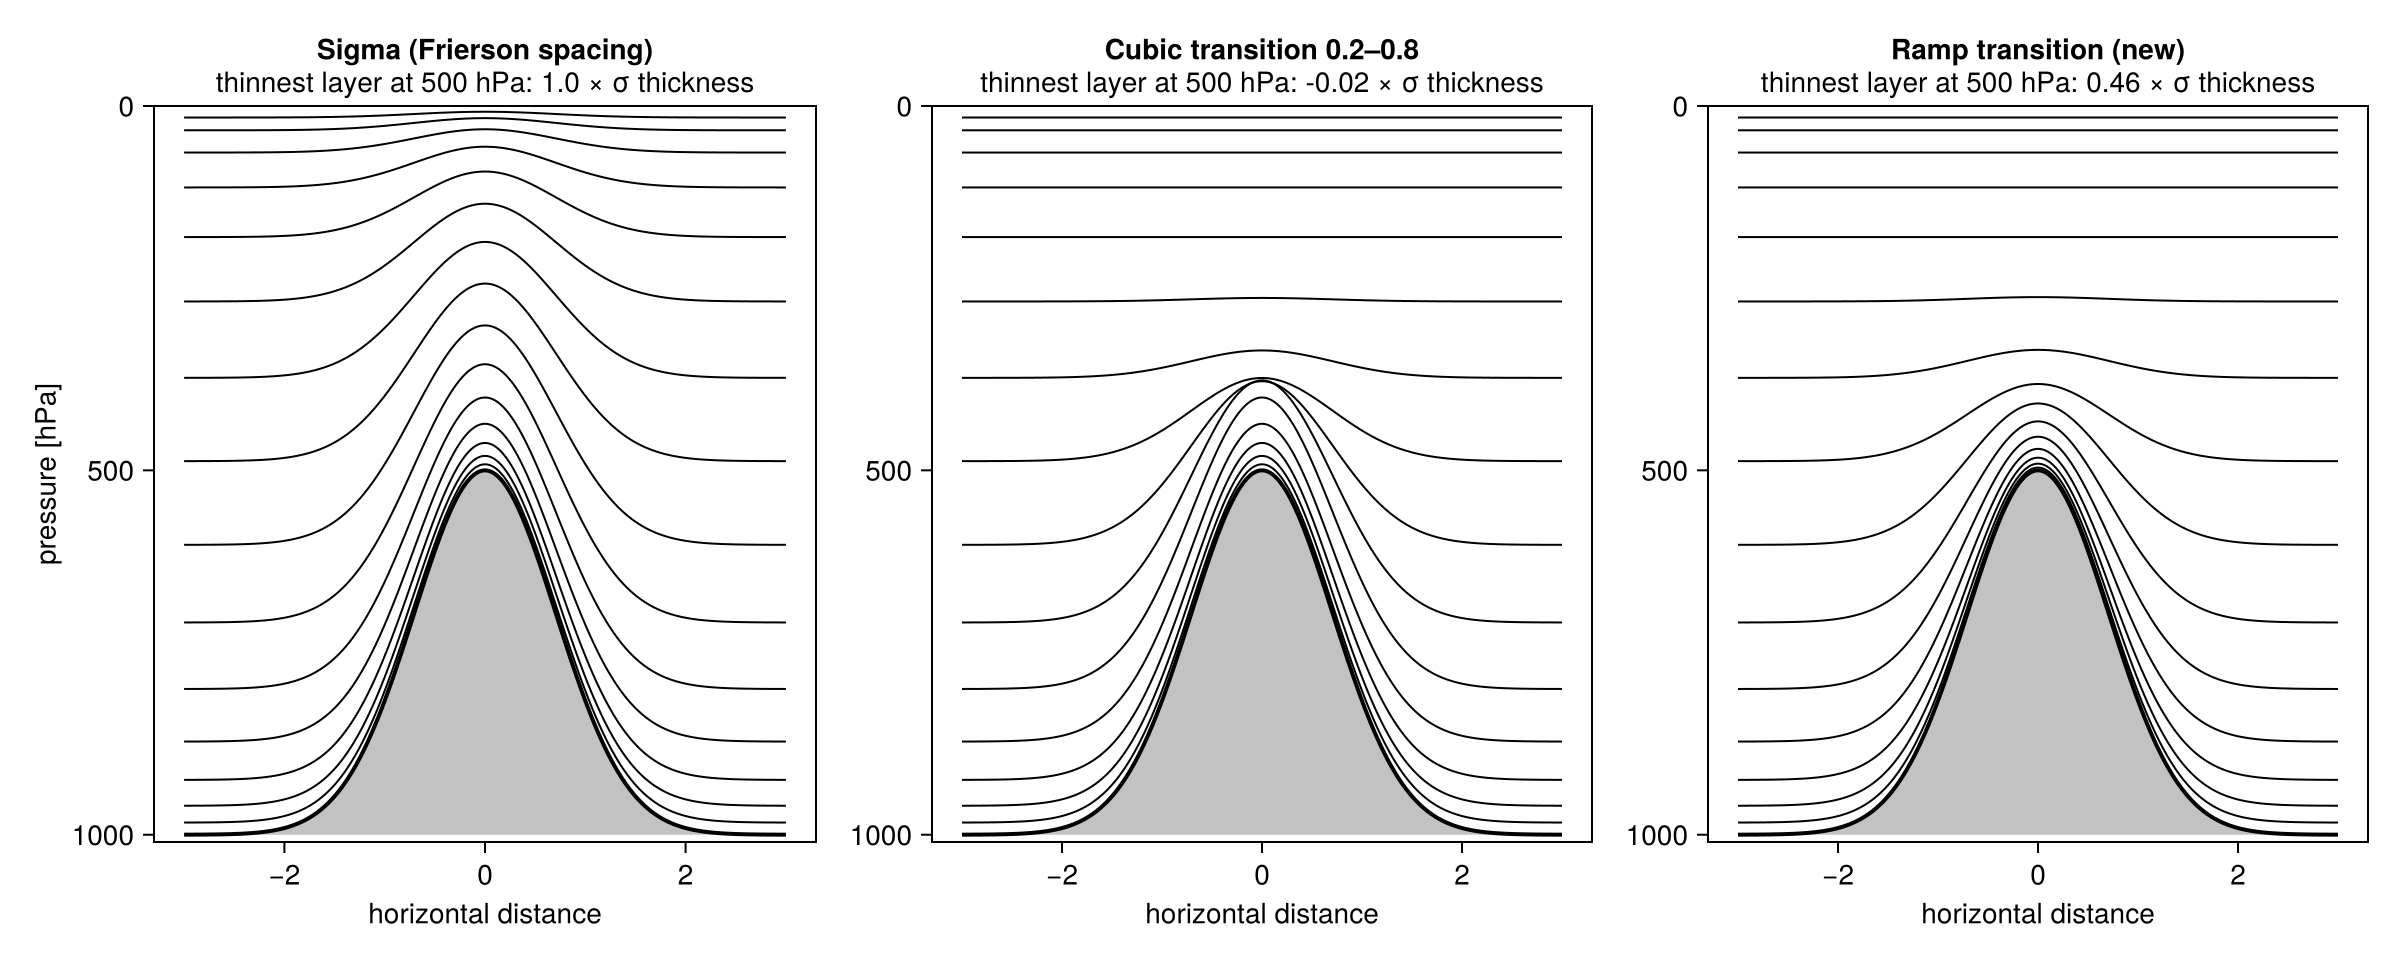

Write the Julia code that produced this figure.
using SpeedyWeather, CairoMakie
const SW = SpeedyWeather
nlayers = 16
sg = SpectralGrid(truncation = 31; nlayers)
σ_half = SW.sigma_half_spacing(nlayers, SW.frierson_profile)
coords = (
    "Sigma (Frierson spacing)" => SigmaCoordinates(sg, σ_half),
    "Cubic transition 0.2–0.8" => CubicSigmaPressureCoordinates(sg, σ_half; pressure_only_above = 0.2, σ_only_below = 0.8),
    "Ramp transition (new)" => RampSigmaPressureCoordinates(sg, σ_half),
)
x = range(-3, 3, 400)                           # horizontal distance [arbitrary]
pₛ = @. 1e5 - 5e4 * exp(-x^2)                   # Gaussian mountain, surface pressure down to 500 hPa

fig = Figure(size = (1200, 480), fontsize = 14)
for (i, (name, c)) in enumerate(coords)
    Δ(ps) = [SW.pressure_thickness(k, ps, c) for k in 1:nlayers]
    ratio = minimum(Δ(5e4) ./ (0.5 .* Δ(1e5)))
    ax = Axis(fig[1, i]; title = name, subtitle = "thinnest layer at 500 hPa: $(round(ratio, digits = 2)) × σ thickness",
        xlabel = "horizontal distance",
        ylabel = i == 1 ? "pressure [hPa]" : "", yreversed = true,
        xgridvisible = false, ygridvisible = false)
    i > 1 && hideydecorations!(ax; ticks = false, ticklabels = false)
    band!(ax, x, pₛ ./ 100, fill(1000, length(x)); color = (:gray60, 0.6))
    for k in 1:(nlayers + 1)
        p = [SW.pressure_half(k, ps, c) for ps in pₛ] ./ 100
        lines!(ax, x, p; color = :black, linewidth = k == nlayers + 1 ? 2 : 1)
    end
    ylims!(ax, 1010, 0)
end
save(joinpath(@__DIR__, "hybrid-sigma-pressure-levels.png"), fig, px_per_unit = 2)
